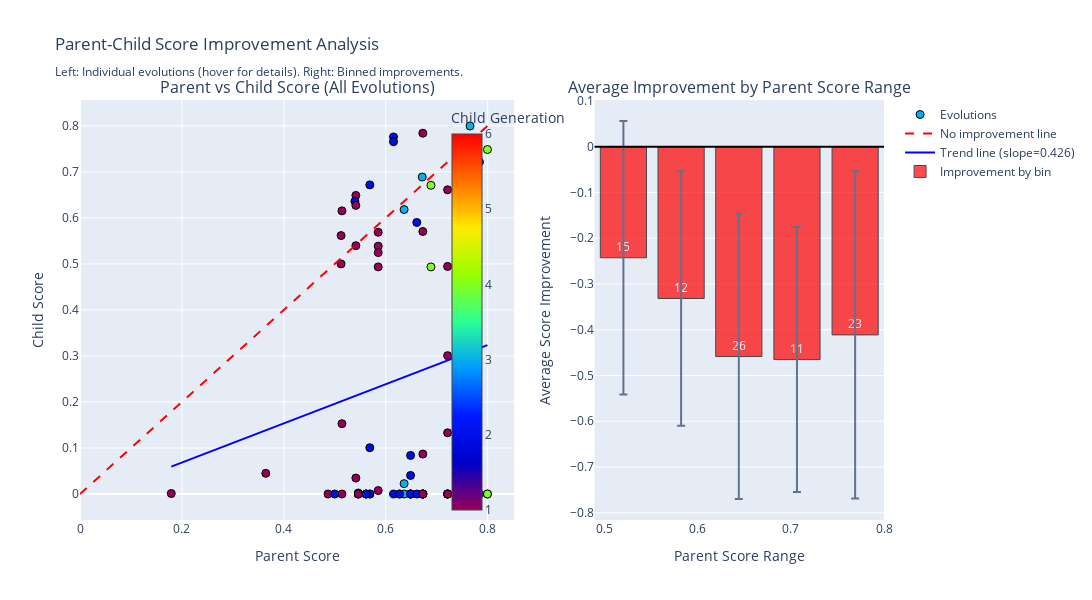

The cell this chart's notebook holds for it:
### Code cell
# Parent-child improvement analysis - CONFIGURABLE PARAMETERS
PC_PLOT_WIDTH = 1400          # Total plot width
PC_PLOT_HEIGHT = 600          # Plot height
PC_SCATTER_SIZE = 8           # Size of scatter points
PC_TREND_LINE_WIDTH = 2       # Trend line width
PC_REF_LINE_WIDTH = 2         # Reference line width
PC_BAR_OPACITY = 0.7          # Bar chart opacity

# Create interactive parent-child improvement analysis with plotly
from plotly.subplots import make_subplots

# Create subplot layout
fig = make_subplots(
    rows=1, cols=2,
    subplot_titles=('Parent vs Child Score (All Evolutions)', 'Average Improvement by Parent Score Range'),
    column_widths=[0.6, 0.4]
)

# Left plot: Parent-child scatter
hover_text = [f"Child: {row['child_id']}<br>"
              f"Parent: {row['parent_id']}<br>"
              f"Parent Score: {row['parent_score']:.4f}<br>"
              f"Child Score: {row['child_score']:.4f}<br>"
              f"Improvement: {row['improvement']:.4f}<br>"
              f"Generation: {row['generation']}<br>"
              f"Root: {row['root']}"
              for _, row in pc_df.iterrows()]

fig.add_trace(
    go.Scatter(
        x=pc_df['parent_score'],
        y=pc_df['child_score'],
        mode='markers',
        marker=dict(
            color=pc_df['generation'],
            colorscale='rainbow',
            size=PC_SCATTER_SIZE,
            line=dict(width=1, color='black'),
            colorbar=dict(title="Child Generation", x=0.45)
        ),
        name='Evolutions',
        hovertext=hover_text,
        hoverinfo='text'
    ),
    row=1, col=1
)

# Add diagonal line (no improvement)
min_score = min(pc_df['parent_score'].min(), pc_df['child_score'].min())
max_score = max(pc_df['parent_score'].max(), pc_df['child_score'].max())

fig.add_trace(
    go.Scatter(
        x=[min_score, max_score],
        y=[min_score, max_score],
        mode='lines',
        line=dict(color='red', dash='dash', width=PC_REF_LINE_WIDTH),
        name='No improvement line',
        hoverinfo='skip'
    ),
    row=1, col=1
)

# Add trend line
z = np.polyfit(pc_df['parent_score'], pc_df['child_score'], 1)
trend_y = z[0] * pc_df['parent_score'].sort_values() + z[1]

fig.add_trace(
    go.Scatter(
        x=pc_df['parent_score'].sort_values(),
        y=trend_y,
        mode='lines',
        line=dict(color='blue', width=PC_TREND_LINE_WIDTH),
        name=f'Trend line (slope={z[0]:.3f})',
        hoverinfo='skip'
    ),
    row=1, col=1
)

# Right plot: Improvement by parent score range
pc_df['parent_score_bin'] = pd.cut(pc_df['parent_score'], bins=10)
improvement_by_bin = pc_df.groupby('parent_score_bin')['improvement'].agg(['mean', 'count', 'std'])
improvement_by_bin = improvement_by_bin.dropna()

bin_centers = [interval.mid for interval in improvement_by_bin.index]
mean_improvements = improvement_by_bin['mean'].values
counts = improvement_by_bin['count'].values
stds = improvement_by_bin['std'].fillna(0).values

colors = ['green' if x > 0 else 'red' for x in mean_improvements]

fig.add_trace(
    go.Bar(
        x=bin_centers,
        y=mean_improvements,
        error_y=dict(type='data', array=stds, visible=True),
        marker_color=colors,
        marker_line=dict(color='black', width=1),
        opacity=PC_BAR_OPACITY,
        name='Improvement by bin',
        hovertemplate='Parent Score Range: %{x:.3f}<br>Mean Improvement: %{y:.4f}<br>Count: %{text}<extra></extra>',
        text=counts
    ),
    row=1, col=2
)

# Add horizontal line at y=0
fig.add_hline(y=0, line_dash="solid", line_color="black", row=1, col=2)

# Update layout
fig.update_layout(
    title='Parent-Child Score Improvement Analysis<br><sub>Left: Individual evolutions (hover for details). Right: Binned improvements.</sub>',
    width=PC_PLOT_WIDTH,
    height=PC_PLOT_HEIGHT,
    showlegend=True
)

fig.update_xaxes(title_text="Parent Score", row=1, col=1)
fig.update_yaxes(title_text="Child Score", row=1, col=1)
fig.update_xaxes(title_text="Parent Score Range", row=1, col=2)
fig.update_yaxes(title_text="Average Score Improvement", row=1, col=2)

fig.show()

# Print detailed improvement statistics
print("\nImprovement analysis:")
print(f"Total evolutions: {len(pc_df)}")
print(f"Positive improvements: {(pc_df['improvement'] > 0).sum()} ({(pc_df['improvement'] > 0).mean()*100:.1f}%)")
print(f"Negative improvements: {(pc_df['improvement'] < 0).sum()} ({(pc_df['improvement'] < 0).mean()*100:.1f}%)")
print(f"No change: {(pc_df['improvement'] == 0).sum()}")
print(f"Average improvement: {pc_df['improvement'].mean():.4f} ± {pc_df['improvement'].std():.4f}")
print(f"Median improvement: {pc_df['improvement'].median():.4f}")

print("\nImprovement by generation:")
gen_improvements = pc_df.groupby('generation')['improvement'].agg(['count', 'mean', 'std'])
print(gen_improvements)

### Figure 1 — Plotly figure (JSON) as saved in the notebook; plotly's stock layout.template omitted (floating-point values rounded to 4 significant figures)
{"data": [{"hoverinfo": "text", "hovertext": ["Child: 5-1-2-0<br>Parent: 5-1-2<br>Parent Score: 0.7655<br>Child Score: 0.7996<br>Improvement: 0.0341<br>Generation: 3<br>Root: 5", "Child: 1-6<br>Parent: 1<br>Parent Score: 0.6728<br>Child Score: 0.7839<br>Improvement: 0.1111<br>Generation: 1<br>Root: 1", "Child: 5-1-1<br>Parent: 5-1<br>Parent Score: 0.6152<br>Child Score: 0.7758<br>Improvement: 0.1606<br>Generation: 2<br>Root: 5", "Child: 5-1-2-1<br>Parent: 5-1-2<br>Parent Score: 0.7655<br>Child Score: 0.7719<br>Improvement: 0.0065<br>Generation: 3<br>Root: 5", "Child: 5-1-1-0<br>Parent: 5-1-1<br>Parent Score: 0.7758<br>Child Score: 0.7714<br>Improvement: -0.0044<br>Generation: 3<br>Root: 5", "Child: 5-1-2<br>Parent: 5-1<br>Parent Score: 0.6152<br>Child Score: 0.7655<br>Improvement: 0.1502<br>Generation: 2<br>Root: 5", "Child: 5-1-1-4<br>Parent: 5-1-1<br>Parent Score: 0.7758<br>Child Score: 0.7643<br>Improvement: -0.0115<br>Generation: 3<br>Root: 5", "Child: 5-1-2-0-0-0<br>Parent: 5-1-2-0-0<br>Parent Score: 0.7485<br>Child Score: 0.7559<br>Improvement: 0.0074<br>Generation: 5<br>Root: 5", "Child: 5-1-2-0-0<br>Parent: 5-1-2-0<br>Parent Score: 0.7996<br>Child Score: 0.7485<br>Improvement: -0.0511<br>Generation: 4<br>Root: 5", "Child: 5-1-2-1-1<br>Parent: 5-1-2-1<br>Parent Score: 0.7719<br>Child Score: 0.7465<br>Improvement: -0.0254<br>Generation: 4<br>Root: 5", "Child: 1-6-1<br>Parent: 1-6<br>Parent Score: 0.7839<br>Child Score: 0.7213<br>Improvement: -0.0626<br>Generation: 2<br>Root: 1", "Child: 12-0-3-1<br>Parent: 12-0-3<br>Parent Score: 0.6716<br>Child Score: 0.6887<br>Improvement: 0.0171<br>Generation: 3<br>Root: 12", "Child: 12-0-3<br>Parent: 12-0<br>Parent Score: 0.5687<br>Child Score: 0.6716<br>Improvement: 0.1029<br>Generation: 2<br>Root: 12", "Child: 12-0-3-1-0<br>Parent: 12-0-3-1<br>Parent Score: 0.6887<br>Child Score: 0.6707<br>Improvement: -0.0180<br>Generation: 4<br>Root: 12", "Child: 13-4<br>Parent: 13<br>Parent Score: 0.7214<br>Child Score: 0.6610<br>Improvement: -0.0605<br>Generation: 1<br>Root: 13", "Child: 8-0<br>Parent: 8<br>Parent Score: 0.5414<br>Child Score: 0.6487<br>Improvement: 0.1074<br>Generation: 1<br>Root: 8", "Child: 8-2-0<br>Parent: 8-2<br>Parent Score: 0.5395<br>Child Score: 0.6360<br>Improvement: 0.0965<br>Generation: 2<br>Root: 8", "Child: 5-1-1-2<br>Parent: 5-1-1<br>Parent Score: 0.7758<br>Child Score: 0.6298<br>Improvement: -0.1460<br>Generation: 3<br>Root: 5", "Child: 8-3<br>Parent: 8<br>Parent Score: 0.5414<br>Child Score: 0.6271<br>Improvement: 0.0857<br>Generation: 1<br>Root: 8", "Child: 5-1-1-0-3<br>Parent: 5-1-1-0<br>Parent Score: 0.7714<br>Child Score: 0.6205<br>Improvement: -0.1509<br>Generation: 4<br>Root: 5", "Child: 8-2-0-2<br>Parent: 8-2-0<br>Parent Score: 0.6360<br>Child Score: 0.6180<br>Improvement: -0.0180<br>Generation: 3<br>Root: 8", "Child: 5-1<br>Parent: 5<br>Parent Score: 0.5140<br>Child Score: 0.6152<br>Improvement: 0.1012<br>Generation: 1<br>Root: 5", "Child: 13-4-0<br>Parent: 13-4<br>Parent Score: 0.6610<br>Child Score: 0.5901<br>Improvement: -0.0709<br>Generation: 2<br>Root: 13", "Child: 1-5<br>Parent: 1<br>Parent Score: 0.6728<br>Child Score: 0.5704<br>Improvement: -0.1024<br>Generation: 1<br>Root: 1", "Child: 12-0<br>Parent: 12<br>Parent Score: 0.5852<br>Child Score: 0.5687<br>Improvement: -0.0165<br>Generation: 1<br>Root: 12", "Child: 6-1<br>Parent: 6<br>Parent Score: 0.5124<br>Child Score: 0.5615<br>Improvement: 0.0491<br>Generation: 1<br>Root: 6", "Child: 8-2<br>Parent: 8<br>Parent Score: 0.5414<br>Child Score: 0.5395<br>Improvement: -0.0019<br>Generation: 1<br>Root: 8", "Child: 12-4<br>Parent: 12<br>Parent Score: 0.5852<br>Child Score: 0.5385<br>Improvement: -0.0467<br>Generation: 1<br>Root: 12", "Child: 5-1-2-2<br>Parent: 5-1-2<br>Parent Score: 0.7655<br>Child Score: 0.5383<br>Improvement: -0.2271<br>Generation: 3<br>Root: 5", "Child: 12-3<br>Parent: 12<br>Parent Score: 0.5852<br>Child Score: 0.5246<br>Improvement: -0.0606<br>Generation: 1<br>Root: 12", "Child: 6-0<br>Parent: 6<br>Parent Score: 0.5124<br>Child Score: 0.5000<br>Improvement: -0.0124<br>Generation: 1<br>Root: 6", "Child: 13-6<br>Parent: 13<br>Parent Score: 0.7214<br>Child Score: 0.4945<br>Improvement: -0.2269<br>Generation: 1<br>Root: 13", "Child: 12-2<br>Parent: 12<br>Parent Score: 0.5852<br>Child Score: 0.4935<br>Improvement: -0.0917<br>Generation: 1<br>Root: 12", "Child: 12-0-3-1-1<br>Parent: 12-0-3-1<br>Parent Score: 0.6887<br>Child Score: 0.4934<br>Improvement: -0.1953<br>Generation: 4<br>Root: 12", "Child: 5-1-1-0-2<br>Parent: 5-1-1-0<br>Parent Score: 0.7714<br>Child Score: 0.3188<br>Improvement: -0.4526<br>Generation: 4<br>Root: 5", "Child: 13-1<br>Parent: 13<br>Parent Score: 0.7214<br>Child Score: 0.3006<br>Improvement: -0.4208<br>Generation: 1<br>Root: 13", "Child: 5-0<br>Parent: 5<br>Parent Score: 0.5140<br>Child Score: 0.1528<br>Improvement: -0.3613<br>Generation: 1<br>Root: 5", "Child: 13-8<br>Parent: 13<br>Parent Score: 0.7214<br>Child Score: 0.1330<br>Improvement: -0.5885<br>Generation: 1<br>Root: 13", "Child: 12-0-1<br>Parent: 12-0<br>Parent Score: 0.5687<br>Child Score: 0.1005<br>Improvement: -0.4682<br>Generation: 2<br>Root: 12", "Child: 5-1-2-1-0<br>Parent: 5-1-2-1<br>Parent Score: 0.7719<br>Child Score: 0.0977<br>Improvement: -0.6742<br>Generation: 4<br>Root: 5", "Child: 1-7<br>Parent: 1<br>Parent Score: 0.6728<br>Child Score: 0.0868<br>Improvement: -0.5860<br>Generation: 1<br>Root: 1", "Child: 8-0-0<br>Parent: 8-0<br>Parent Score: 0.6487<br>Child Score: 0.0838<br>Improvement: -0.5649<br>Generation: 2<br>Root: 8", "Child: 5-1-2-0-0-1<br>Parent: 5-1-2-0-0<br>Parent Score: 0.7485<br>Child Score: 0.0479<br>Improvement: -0.7006<br>Generation: 5<br>Root: 5", "Child: 4-0<br>Parent: 4<br>Parent Score: 0.3646<br>Child Score: 0.0449<br>Improvement: -0.3198<br>Generation: 1<br>Root: 4", "Child: 8-0-2<br>Parent: 8-0<br>Parent Score: 0.6487<br>Child Score: 0.0404<br>Improvement: -0.6083<br>Generation: 2<br>Root: 8", "Child: 8-1<br>Parent: 8<br>Parent Score: 0.5414<br>Child Score: 0.0347<br>Improvement: -0.5067<br>Generation: 1<br>Root: 8", "Child: 8-2-0-0<br>Parent: 8-2-0<br>Parent Score: 0.6360<br>Child Score: 0.0225<br>Improvement: -0.6135<br>Generation: 3<br>Root: 8", "Child: 12-1<br>Parent: 12<br>Parent Score: 0.5852<br>Child Score: 0.0074<br>Improvement: -0.5778<br>Generation: 1<br>Root: 12", "Child: 11-2<br>Parent: 11<br>Parent Score: 0.5462<br>Child Score: 0.0021<br>Improvement: -0.5440<br>Generation: 1<br>Root: 11", "Child: 0-0<br>Parent: 0<br>Parent Score: 0.1791<br>Child Score: 0.0011<br>Improvement: -0.1780<br>Generation: 1<br>Root: 0", "Child: 11-1<br>Parent: 11<br>Parent Score: 0.5462<br>Child Score: 0.0000<br>Improvement: -0.5462<br>Generation: 1<br>Root: 11", "Child: 5-1-2-3<br>Parent: 5-1-2<br>Parent Score: 0.7655<br>Child Score: 0.0000<br>Improvement: -0.7655<br>Generation: 3<br>Root: 5", "Child: 5-1-1-3<br>Parent: 5-1-1<br>Parent Score: 0.7758<br>Child Score: 0.0000<br>Improvement: -0.7758<br>Generation: 3<br>Root: 5", "Child: 1-4<br>Parent: 1<br>Parent Score: 0.6728<br>Child Score: 0.0000<br>Improvement: -0.6728<br>Generation: 1<br>Root: 1", "Child: 11-0<br>Parent: 11<br>Parent Score: 0.5462<br>Child Score: 0.0000<br>Improvement: -0.5462<br>Generation: 1<br>Root: 11", "Child: 8-0-1<br>Parent: 8-0<br>Parent Score: 0.6487<br>Child Score: 0.0000<br>Improvement: -0.6487<br>Generation: 2<br>Root: 8", "Child: 1-6-0<br>Parent: 1-6<br>Parent Score: 0.7839<br>Child Score: 0.0000<br>Improvement: -0.7839<br>Generation: 2<br>Root: 1", "Child: 8-0-5<br>Parent: 8-0<br>Parent Score: 0.6487<br>Child Score: 0.0000<br>Improvement: -0.6487<br>Generation: 2<br>Root: 8", "Child: 5-1-2-0-1<br>Parent: 5-1-2-0<br>Parent Score: 0.7996<br>Child Score: 0.0000<br>Improvement: -0.7996<br>Generation: 4<br>Root: 5", "Child: 8-3-1<br>Parent: 8-3<br>Parent Score: 0.6271<br>Child Score: 0.0000<br>Improvement: -0.6271<br>Generation: 2<br>Root: 8", "Child: 8-0-3<br>Parent: 8-0<br>Parent Score: 0.6487<br>Child Score: 0.0000<br>Improvement: -0.6487<br>Generation: 2<br>Root: 8", "Child: 13-7<br>Parent: 13<br>Parent Score: 0.7214<br>Child Score: 0.0000<br>Improvement: -0.7214<br>Generation: 1<br>Root: 13", "Child: 12-0-3-0<br>Parent: 12-0-3<br>Parent Score: 0.6716<br>Child Score: 0.0000<br>Improvement: -0.6716<br>Generation: 3<br>Root: 12", "Child: 8-2-0-1<br>Parent: 8-2-0<br>Parent Score: 0.6360<br>Child Score: 0.0000<br>Improvement: -0.6360<br>Generation: 3<br>Root: 8", "Child: 10-0<br>Parent: 10<br>Parent Score: 0.4868<br>Child Score: 0.0000<br>Improvement: -0.4868<br>Generation: 1<br>Root: 10", "Child: 5-2<br>Parent: 5<br>Parent Score: 0.5140<br>Child Score: 0.0000<br>Improvement: -0.5140<br>Generation: 1<br>Root: 5", "Child: 13-0<br>Parent: 13<br>Parent Score: 0.7214<br>Child Score: 0.0000<br>Improvement: -0.7214<br>Generation: 1<br>Root: 13", "Child: 8-0-4<br>Parent: 8-0<br>Parent Score: 0.6487<br>Child Score: 0.0000<br>Improvement: -0.6487<br>Generation: 2<br>Root: 8", "Child: 12-0-2<br>Parent: 12-0<br>Parent Score: 0.5687<br>Child Score: 0.0000<br>Improvement: -0.5687<br>Generation: 2<br>Root: 12", "Child: 1-2<br>Parent: 1<br>Parent Score: 0.6728<br>Child Score: 0.0000<br>Improvement: -0.6728<br>Generation: 1<br>Root: 1", "Child: 5-1-0<br>Parent: 5-1<br>Parent Score: 0.6152<br>Child Score: 0.0000<br>Improvement: -0.6152<br>Generation: 2<br>Root: 5", "Child: 5-1-2-0-0-0-0<br>Parent: 5-1-2-0-0-0<br>Parent Score: 0.7559<br>Child Score: 0.0000<br>Improvement: -0.7559<br>Generation: 6<br>Root: 5", "Child: 11-3<br>Parent: 11<br>Parent Score: 0.5462<br>Child Score: 0.0000<br>Improvement: -0.5462<br>Generation: 1<br>Root: 11", "Child: 1-3<br>Parent: 1<br>Parent Score: 0.6728<br>Child Score: 0.0000<br>Improvement: -0.6728<br>Generation: 1<br>Root: 1", "Child: 12-0-0<br>Parent: 12-0<br>Parent Score: 0.5687<br>Child Score: 0.0000<br>Improvement: -0.5687<br>Generation: 2<br>Root: 12", "Child: 13-3<br>Parent: 13<br>Parent Score: 0.7214<br>Child Score: 0.0000<br>Improvement: -0.7214<br>Generation: 1<br>Root: 13", "Child: 6-0-0<br>Parent: 6-0<br>Parent Score: 0.5000<br>Child Score: 0.0000<br>Improvement: -0.5000<br>Generation: 2<br>Root: 6", "Child: 13-2<br>Parent: 13<br>Parent Score: 0.7214<br>Child Score: 0.0000<br>Improvement: -0.7214<br>Generation: 1<br>Root: 13", "Child: 6-1-1<br>Parent: 6-1<br>Parent Score: 0.5615<br>Child Score: 0.0000<br>Improvement: -0.5615<br>Generation: 2<br>Root: 6", "Child: 6-1-2<br>Parent: 6-1<br>Parent Score: 0.5615<br>Child Score: 0.0000<br>Improvement: -0.5615<br>Generation: 2<br>Root: 6", "Child: 1-0<br>Parent: 1<br>Parent Score: 0.6728<br>Child Score: 0.0000<br>Improvement: -0.6728<br>Generation: 1<br>Root: 1", "Child: 5-1-1-0-1<br>Parent: 5-1-1-0<br>Parent Score: 0.7714<br>Child Score: 0.0000<br>Improvement: -0.7714<br>Generation: 4<br>Root: 5", "Child: 5-1-1-1<br>Parent: 5-1-1<br>Parent Score: 0.7758<br>Child Score: 0.0000<br>Improvement: -0.7758<br>Generation: 3<br>Root: 5", "Child: 8-3-0<br>Parent: 8-3<br>Parent Score: 0.6271<br>Child Score: 0.0000<br>Improvement: -0.6271<br>Generation: 2<br>Root: 8", "Child: 13-4-1<br>Parent: 13-4<br>Parent Score: 0.6610<br>Child Score: 0.0000<br>Improvement: -0.6610<br>Generation: 2<br>Root: 13", "Child: 6-1-0<br>Parent: 6-1<br>Parent Score: 0.5615<br>Child Score: 0.0000<br>Improvement: -0.5615<br>Generation: 2<br>Root: 6", "Child: 13-5<br>Parent: 13<br>Parent Score: 0.7214<br>Child Score: 0.0000<br>Improvement: -0.7214<br>Generation: 1<br>Root: 13", "Child: 1-1<br>Parent: 1<br>Parent Score: 0.6728<br>Child Score: 0.0000<br>Improvement: -0.6728<br>Generation: 1<br>Root: 1", "Child: 5-1-2-0-2<br>Parent: 5-1-2-0<br>Parent Score: 0.7996<br>Child Score: 0.0000<br>Improvement: -0.7996<br>Generation: 4<br>Root: 5", "Child: 5-1-1-0-0<br>Parent: 5-1-1-0<br>Parent Score: 0.7714<br>Child Score: 0.0000<br>Improvement: -0.7714<br>Generation: 4<br>Root: 5"], "marker": {"color": [3, 1, 2, 3, 3, 2, 3, 5, 4, 4, 2, 3, 2, 4, 1, 1, 2, 3, 1, 4, 3, 1, 2, 1, 1, 1, 1, 1, 3, 1, 1, 1, 1, 4, 4, 1, 1, 1, 2, 4, 1, 2, 5, 1, 2, 1, 3, 1, 1, 1, 1, 3, 3, 1, 1, 2, 2, 2, 4, 2, 2, 1, 3, 3, 1, 1, 1, 2, 2, 1, 2, 6, 1, 1, 2, 1, 2, 1, 2, 2, 1, 4, 3, 2, 2, 2, 1, 1, 4, 4], "colorbar": {"title": {"text": "Child Generation"}, "x": 0.45}, "colorscale": [[0, "rgb(150,0,90)"], [0.125, "rgb(0,0,200)"], [0.25, "rgb(0,25,255)"], [0.375, "rgb(0,152,255)"], [0.5, "rgb(44,255,150)"], [0.625, "rgb(151,255,0)"], [0.75, "rgb(255,234,0)"], [0.875, "rgb(255,111,0)"], [1, "rgb(255,0,0)"]], "line": {"color": "black", "width": 1}, "size": 8}, "mode": "markers", "name": "Evolutions", "type": "scatter", "x": [0.7655, 0.6728, 0.6152, 0.7655, 0.7758, 0.6152, 0.7758, 0.7485, 0.7996, 0.7719, 0.7839, 0.6716, 0.5687, 0.6887, 0.7214, 0.5414, 0.5395, 0.7758, 0.5414, 0.7714, 0.636, 0.514, 0.661, 0.6728, 0.5852, 0.5124, 0.5414, 0.5852, 0.7655, 0.5852, 0.5124, 0.7214, 0.5852, 0.6887, 0.7714, 0.7214, 0.514, 0.7214, 0.5687, 0.7719, 0.6728, 0.6487, 0.7485, 0.3646, 0.6487, 0.5414, 0.636, 0.5852, 0.5462, 0.1791, 0.5462, 0.7655, 0.7758, 0.6728, 0.5462, 0.6487, 0.7839, 0.6487, 0.7996, 0.6271, 0.6487, 0.7214, 0.6716, 0.636, 0.4868, 0.514, 0.7214, 0.6487, 0.5687, 0.6728, 0.6152, 0.7559, 0.5462, 0.6728, 0.5687, 0.7214, 0.5, 0.7214, 0.5615, 0.5615, 0.6728, 0.7714, 0.7758, 0.6271, 0.661, 0.5615, 0.7214, 0.6728, 0.7996, 0.7714], "xaxis": "x", "y": [0.7996, 0.7839, 0.7758, 0.7719, 0.7714, 0.7655, 0.7643, 0.7559, 0.7485, 0.7465, 0.7213, 0.6887, 0.6716, 0.6707, 0.661, 0.6487, 0.636, 0.6298, 0.6271, 0.6205, 0.618, 0.6152, 0.5901, 0.5704, 0.5687, 0.5615, 0.5395, 0.5385, 0.5383, 0.5246, 0.5, 0.4945, 0.4935, 0.4934, 0.3188, 0.3006, 0.1528, 0.133, 0.1005, 0.0977, 0.08679, 0.08384, 0.04787, 0.04488, 0.04038, 0.03468, 0.0225, 0.007441, 0.002139, 0.00107, 0.0, 0.0, 0.0, 0.0, 0.0, 0.0, 0.0, 0.0, 0.0, 0.0, 0.0, 0.0, 0.0, 0.0, 0.0, 0.0, 0.0, 0.0, 0.0, 0.0, 0.0, 0.0, 0.0, 0.0, 0.0, 0.0, 0.0, 0.0, 0.0, 0.0, 0.0, 0.0, 0.0, 0.0, 0.0, 0.0, 0.0, 0.0, 0.0, 0.0], "yaxis": "y"}, {"hoverinfo": "skip", "line": {"color": "red", "dash": "dash", "width": 2}, "mode": "lines", "name": "No improvement line", "type": "scatter", "x": [0, 0.7996], "xaxis": "x", "y": [0, 0.7996], "yaxis": "y"}, {"hoverinfo": "skip", "line": {"color": "blue", "width": 2}, "mode": "lines", "name": "Trend line (slope=0.426)", "type": "scatter", "x": [0.1791, 0.3646, 0.4868, 0.5, 0.5124, 0.5124, 0.514, 0.514, 0.514, 0.5395, 0.5414, 0.5414, 0.5414, 0.5414, 0.5462, 0.5462, 0.5462, 0.5462, 0.5615, 0.5615, 0.5615, 0.5687, 0.5687, 0.5687, 0.5687, 0.5852, 0.5852, 0.5852, 0.5852, 0.5852, 0.6152, 0.6152, 0.6152, 0.6271, 0.6271, 0.636, 0.636, 0.636, 0.6487, 0.6487, 0.6487, 0.6487, 0.6487, 0.6487, 0.661, 0.661, 0.6716, 0.6716, 0.6728, 0.6728, 0.6728, 0.6728, 0.6728, 0.6728, 0.6728, 0.6728, 0.6887, 0.6887, 0.7214, 0.7214, 0.7214, 0.7214, 0.7214, 0.7214, 0.7214, 0.7214, 0.7214, 0.7485, 0.7485, 0.7559, 0.7655, 0.7655, 0.7655, 0.7655, 0.7714, 0.7714, 0.7714, 0.7714, 0.7719, 0.7719, 0.7758, 0.7758, 0.7758, 0.7758, 0.7758, 0.7839, 0.7839, 0.7996, 0.7996, 0.7996], "xaxis": "x", "y": [0.05949, 0.1384, 0.1904, 0.196, 0.2013, 0.2013, 0.202, 0.202, 0.202, 0.2129, 0.2136, 0.2136, 0.2136, 0.2136, 0.2157, 0.2157, 0.2157, 0.2157, 0.2222, 0.2222, 0.2222, 0.2253, 0.2253, 0.2253, 0.2253, 0.2323, 0.2323, 0.2323, 0.2323, 0.2323, 0.2451, 0.2451, 0.2451, 0.2501, 0.2501, 0.2539, 0.2539, 0.2539, 0.2593, 0.2593, 0.2593, 0.2593, 0.2593, 0.2593, 0.2645, 0.2645, 0.2691, 0.2691, 0.2696, 0.2696, 0.2696, 0.2696, 0.2696, 0.2696, 0.2696, 0.2696, 0.2764, 0.2764, 0.2903, 0.2903, 0.2903, 0.2903, 0.2903, 0.2903, 0.2903, 0.2903, 0.2903, 0.3018, 0.3018, 0.3049, 0.309, 0.309, 0.309, 0.309, 0.3115, 0.3115, 0.3115, 0.3115, 0.3117, 0.3117, 0.3134, 0.3134, 0.3134, 0.3134, 0.3134, 0.3169, 0.3169, 0.3235, 0.3235, 0.3235], "yaxis": "y"}, {"error_y": {"array": [0.2989, 0.2781, 0.3113, 0.2896, 0.3574], "type": "data", "visible": true}, "hovertemplate": "Parent Score Range: %{x:.3f}<br>Mean Improvement: %{y:.4f}<br>Count: %{text}<extra></extra>", "marker": {"color": ["red", "red", "red", "red", "red"], "line": {"color": "black", "width": 1}}, "name": "Improvement by bin", "opacity": 0.7, "text": [15.0, 12.0, 26.0, 11.0, 23.0], "type": "bar", "x": [0.52, 0.582, 0.644, 0.7065, 0.769], "xaxis": "x2", "y": [-0.2426, -0.3317, -0.4585, -0.4652, -0.4112], "yaxis": "y2"}], "layout": {"annotations": [{"font": {"size": 16}, "showarrow": false, "text": "Parent vs Child Score (All Evolutions)", "x": 0.27, "xanchor": "center", "xref": "paper", "y": 1, "yanchor": "bottom", "yref": "paper"}, {"font": {"size": 16}, "showarrow": false, "text": "Average Improvement by Parent Score Range", "x": 0.82, "xanchor": "center", "xref": "paper", "y": 1, "yanchor": "bottom", "yref": "paper"}], "height": 600, "shapes": [{"line": {"color": "black", "dash": "solid"}, "type": "line", "x0": 0, "x1": 1, "xref": "x2 domain", "y0": 0, "y1": 0, "yref": "y2"}], "showlegend": true, "title": {"text": "Parent-Child Score Improvement Analysis<br><sub>Left: Individual evolutions (hover for details). Right: Binned improvements.</sub>"}, "width": 1400, "xaxis": {"anchor": "y", "domain": [0, 0.54], "title": {"text": "Parent Score"}}, "xaxis2": {"anchor": "y2", "domain": [0.64, 1], "title": {"text": "Parent Score Range"}}, "yaxis": {"anchor": "x", "domain": [0, 1], "title": {"text": "Child Score"}}, "yaxis2": {"anchor": "x2", "domain": [0, 1], "title": {"text": "Average Score Improvement"}}}}
